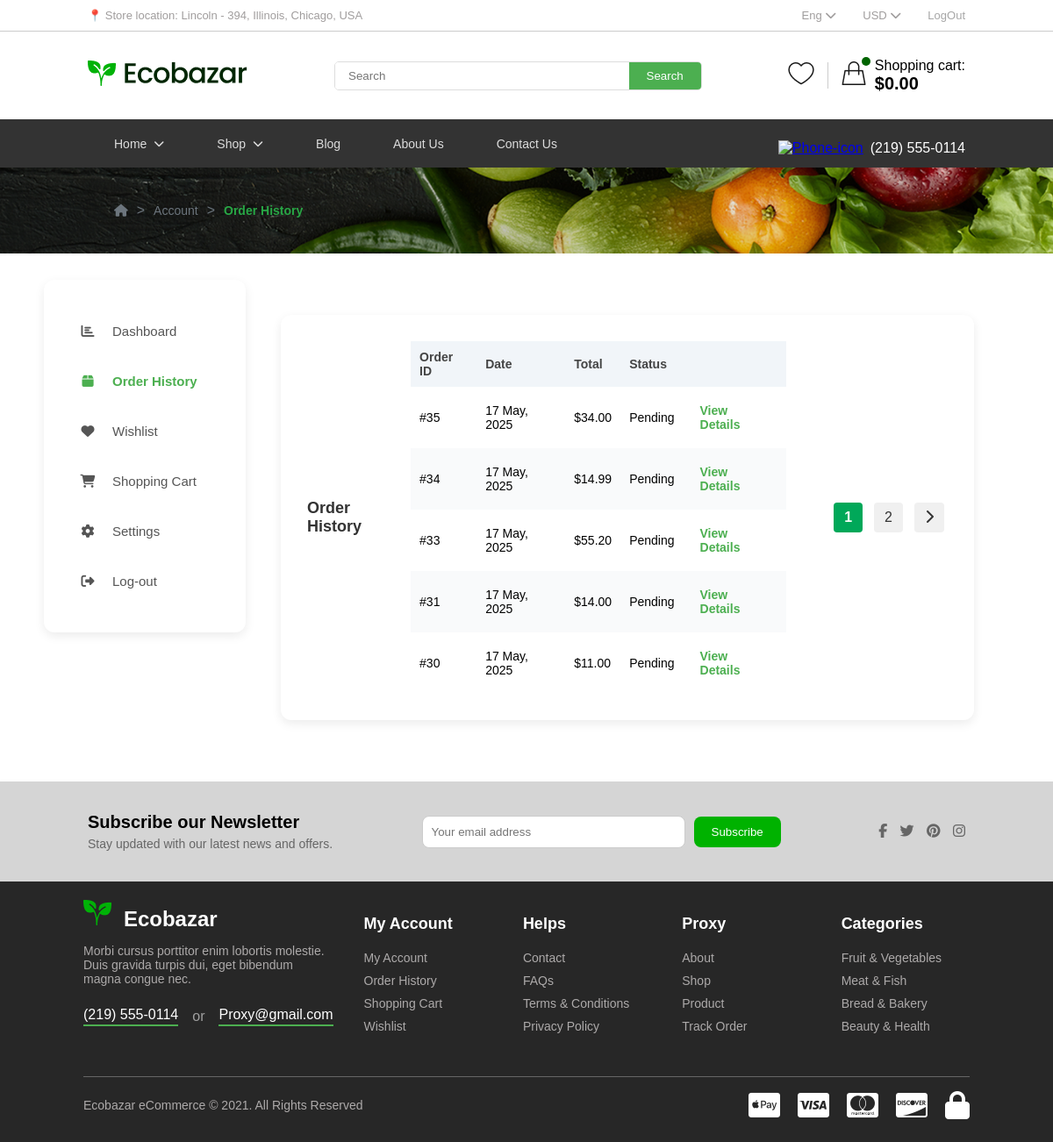
The page /order-history.php (signed in) on the database its author committed.
### tables this page shows
CREATE TABLE `orders` (
  `id` int(11) NOT NULL,
  `user_id` int(11) NOT NULL,
  `order_date` datetime DEFAULT current_timestamp(),
  `total` decimal(10,2) NOT NULL DEFAULT 0.00,
  `subtotal` decimal(10,2) NOT NULL,
  `discount` decimal(5,2) DEFAULT 0.00,
  `shipping_cost` decimal(10,2) DEFAULT 0.00,
  `product_count` int(11) DEFAULT 1,
  `status` varchar(50) DEFAULT 'Processing',
  `payment_method` varchar(50) NOT NULL,
  `billing_name` varchar(100) NOT NULL,
  `billing_address` text NOT NULL,
  `billing_email` varchar(100) NOT NULL,
  `billing_phone` varchar(20) NOT NULL,
  `shipping_name` varchar(100) NOT NULL,
  `shipping_address` text NOT NULL,
  `shipping_email` varchar(100) NOT NULL,
  `shipping_phone` varchar(20) NOT NULL,
  `created_at` timestamp NOT NULL DEFAULT current_timestamp()
);

### order-history.php (the view, shortened to what this page needs)
<?php
$conn = new mysqli('localhost', 'root', '', 'ecobazar');
$user_id = $_SESSION['user_id'] ?? 1;
$limit = 5;
$page = isset($_GET['page']) ? max(1, (int)$_GET['page']) : 1;
$offset = ($page - 1) * $limit;
$count_result = $conn->query("SELECT COUNT(*) AS total FROM orders WHERE user_id = $user_id");
$total_orders = $count_result->fetch_assoc()['total'];
$total_pages = ceil($total_orders / $limit);
$order_query = $conn->query("SELECT * FROM orders WHERE user_id = $user_id ORDER BY created_at DESC LIMIT $limit OFFSET $offset");
include './includes/head.php';
?>
<link rel="stylesheet" href="style.css">
<div class="breadcrumb-container">
    <div class="breadcrumb">
        <a href="homepage.php" title="Home"><i class="fas fa-home"></i></a>
        <span> &gt; </span>
        <a href="dashboard.php">Account</a>
        <span> &gt; </span>
        <a href="order-history.php" class="active">Order History</a>
    </div>
</div>
<?php include './includes/dash.php'; ?>
    <div class="main-content">
    <div class="card order-history">
        <div class="order-header">
            <h3>Order History</h3>
        </div>
            <table>
                <thead>
                 <tr>
                    <th>Order ID</th>
                    <th>Date</th>
                    <th>Total</th>
                    <th>Status</th>
                    <th></th>
                </tr>
                </thead>
            <tbody>
                <?php while ($order = $order_query->fetch_assoc()): ?>
                    <tr>
                        <td>#<?php echo $order['id']; ?></td>
                        <td><?php echo date('d M, Y', strtotime($order['created_at'])); ?></td>
                        <td>$<?php echo number_format($order['total'], 2); ?></td>
                        <td><?php echo ucfirst($order['status']); ?></td>
                        <td><a href="order-detail.php?id=<?php echo $order['id']; ?>" class="edit-link">View Details</a></td>
                    </tr>
                <?php endwhile; ?>
            </tbody>
        </table>
    <div class="pagination">
        <?php for ($i = 1; $i <= $total_pages; $i++): ?>
            <a href="?page=<?php echo $i; ?>" class="<?php echo ($i === $page) ? 'active' : ''; ?>">
                <?php echo $i; ?>
            </a>
        <?php endfor; ?>
        <?php if ($page < $total_pages): ?>
            <a href="?page=<?php echo $page + 1; ?>"><i class="fas fa-chevron-right"></i></a>
        <?php endif; ?>
    </div>
    </div>
</div>
</div>
<?php include './includes/footer.php'; ?>

### assets/style.css (style rules this page uses)
body { margin: 0; font-family: Arial, sans-serif; }
.breadcrumb-container { background: url('image/Breadcrumbs.png') no-repeat center; background-size: cover; padding: 30px 60px; display: flex; align-items: center; }
.breadcrumb { display: flex; align-items: center; font-family: 'Arial', sans-serif; padding: 10px 70px; }
.breadcrumb a { text-decoration: none; color: #6c757d; font-size: 14px; transition: color 0.3s ease; }
.breadcrumb span { margin: 0 10px; color: #6c757d; }
.breadcrumb a.active { color: #28a745; font-weight: bold; }
.main-content { display: flex; flex-direction: column; gap: 20px; margin: 0 auto; min-width: 750px; max-width: 850px; }
.card { background: #ffffff; padding: 20px; border-radius: 12px; box-shadow: 0 4px 12px rgba(0, 0, 0, 0.08); flex: 1; min-width: 280px; transition: transform 0.3s ease, box-shadow 0.3s ease; }
.edit-link { color: #4caf50; font-weight: bold; text-decoration: none; font-size: 14px; display: inline-block; margin: 9px; transition: color 0.3s; }
.order-history { background: #ffffff; padding: 30px; gap:50px; border-radius: 12px; box-shadow: 0 4px 12px rgba(0, 0, 0, 0.08); overflow-x: auto; }
.order-header { display: flex; justify-content: space-between; align-items: center; }
.order-history h3 { font-size: 18px; color: #333; }
.order-history table { width: 100%; border-collapse: collapse; font-size: 14px; }
.order-history th, .order-history td { padding: 10px; text-align: left; }
.order-history th { background: #f1f5f9; font-weight: bold; color: #444; }
.order-history tr:nth-child(even) { background: #f9fafb; }

### Admin/assets/style.css (style rules this page uses)
.main-content { flex: 1; padding: 40px; }
.breadcrumb { display: flex; align-items: center; font-size: 16px; font-weight: 500; padding: 62px 0; color: #555; }
.breadcrumb a { text-decoration: none; color: #adadae; transition: color 0.2s; }
.card { background-color: white; padding: 20px 24px; border-radius: 12px; box-shadow: 0 2px 8px rgba(0,0,0,0.05); display: flex; align-items: center; gap: 16px; flex: 1; min-width: 280px; }
.pagination { display: flex; justify-content: center; align-items: center; margin: 20px 0; gap: 5px; }

### order-history.php (style rules this page uses)
.pagination { margin-top: 20px; text-align: center; }
.pagination a { display: inline-block; padding: 8px 12px; margin: 0 4px; background-color: #f0f0f0; color: #333; text-decoration: none; border-radius: 4px; }
.pagination a.active { background-color: #00a859; color: white; font-weight: bold; }

### rows shown on the page
orders: id "35", created_at "17 May, 2025", total "34.00", status "Pending"
orders: id "34", created_at "17 May, 2025", total "14.99", status "Pending"
orders: id "33", created_at "17 May, 2025", total "55.20", status "Pending"
orders: id "31", created_at "17 May, 2025", total "14.00", status "Pending"
orders: id "30", created_at "17 May, 2025", total "11.00", status "Pending"

### other values the page prints
$cartTotal "0.00"
$item[0] "Dashboard"
$item[0] "Order History"
$item[0] "Wishlist"
$item[0] "Shopping Cart"
$item[0] "Settings"
$item[0] "Log-out"
